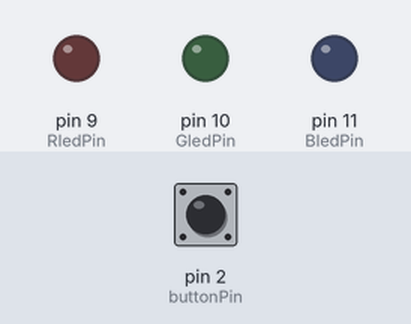
A sketch run on a simulated Arduino Uno, built with avr-gcc and run on an emulated ATmega328P. Shown: output pins drawn as LEDs (lit = HIGH). Inputs (shaded band) come from the test bench; at power-on: pin 2 (buttonPin) LOW.

Above: at 1.2 s.
1.3 s: pin 2 (buttonPin) pulled HIGH for 0.15 s
At 2.8 s:
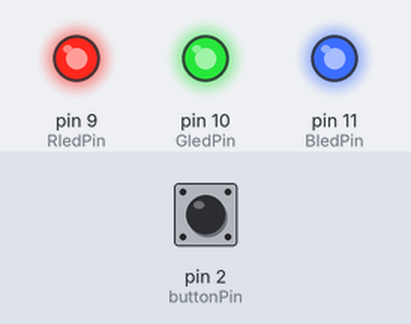
At 4.1 s:
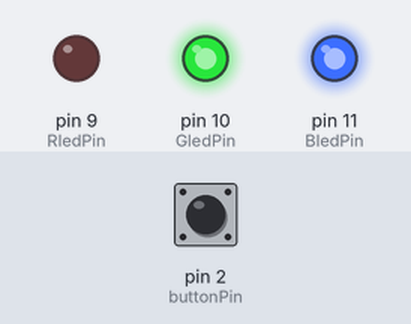
13.4 s: pin 2 (buttonPin) pulled HIGH for 3.2 s
At 20.4 s:
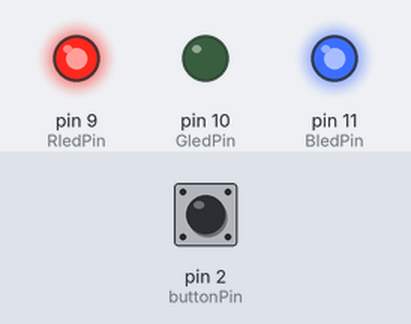
Timing chart, 0 to 25.6 s (numbered marks = the images above; inputs shaded):
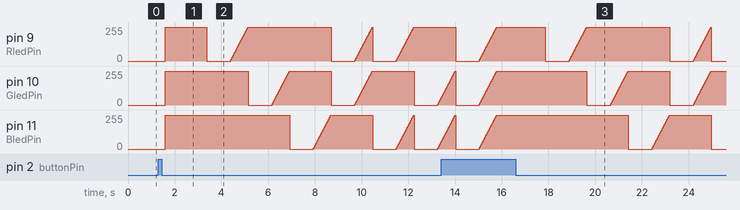

The sketch:

HW_01.ino
```cpp
const int buttonPin = 2;
const int RledPin = 9;
const int GledPin = 10;
const int BledPin = 11;

int buttonState = 0;
bool isRunning = false;

void setup() {
  pinMode(RledPin, OUTPUT);
  pinMode(GledPin, OUTPUT);
  pinMode(BledPin, OUTPUT);
  pinMode(buttonPin, INPUT);
}

void loop() {

  buttonState = digitalRead(buttonPin);

  if (buttonState == HIGH && !isRunning) {
    isRunning = true;
    delay(300);
  }


  if (isRunning) {

    runColorState(255, 255, 255);
    runColorState(0, 255, 255);
    runColorState(255, 0, 255);
    runColorState(255, 255, 0);
    runColorState(0, 0, 255);
    runColorState(0, 255, 0);
    runColorState(255, 0, 0);
    runColorState(0, 0, 0);

    isRunning = false;
  }
}

void runColorState(int r, int g, int b) {
  analogWrite(RledPin, r);
  analogWrite(GledPin, g);
  analogWrite(BledPin, b);
  delay(1000);

  int startR = r, startG = g, startB = b;
  for (int step = 0; step <= 50; step++) {
    int currentR = map(step, 0, 50, startR, 255);
    int currentG = map(step, 0, 50, startG, 255);
    int currentB = map(step, 0, 50, startB, 255);

    analogWrite(RledPin, currentR);
    analogWrite(GledPin, currentG);
    analogWrite(BledPin, currentB);
    delay(15);
  }
}
```
